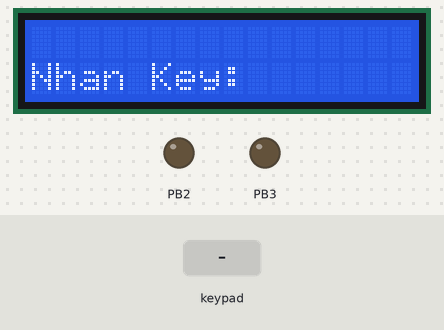
Bench run of a program on a simulated ATmega16, built with avr-gcc and emulated at 16 MHz. On the bench: 16×2 character LCD, output pins drawn as LEDs (lit = HIGH). Wiring (inferred from the names in the program): character LCD (HD44780): RS PB0; E PB1; data PB4, PB5, PB6, PB7. Wiring (inferred from the signals the program sends): 4×4 keypad with keys 1 2 3 A 4 5 6 B 7 8 9 C * 0 # D: rows PC4, PC5, PC6, PC7; columns PC0, PC1, PC2, PC3. The inputs (shaded band) are chosen by the test bench. Pins used as bus, display or sensor lines are not drawn.

Above: at 1.2 s.
1.3 s: keypad keys 1 2 # pressed 0.4 s apart
At 2.9 s:
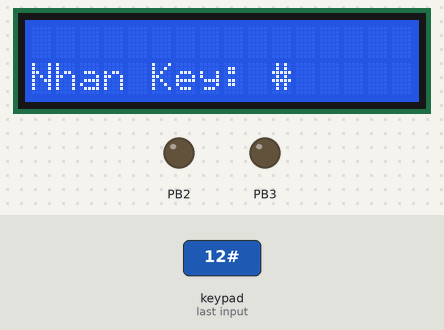
4.0 s: key 'A' pressed
At 5.2 s:
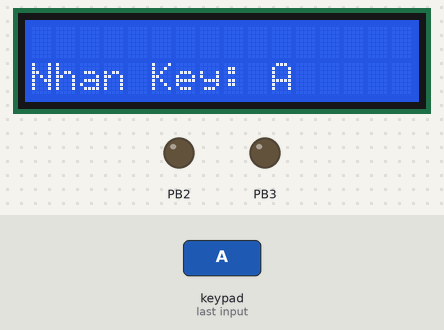
5.5 s: key 'B' pressed
At 6.6 s:
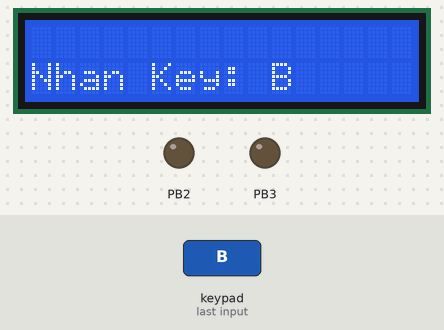
7.0 s: keypad keys 1 2 * pressed 0.4 s apart
At 8.4 s:
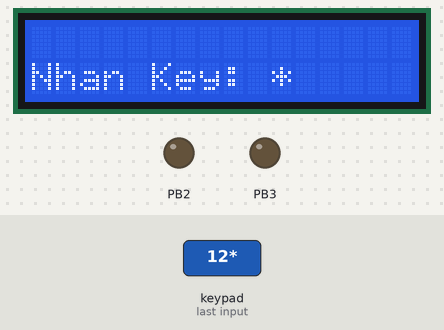
9.7 s: key 'C' pressed
At 10.9 s:
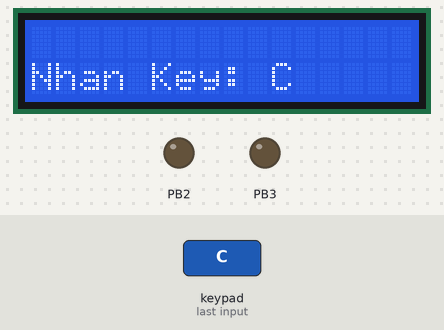
11.2 s: keypad keys 1 2 D pressed 0.4 s apart
At 11.45 s:
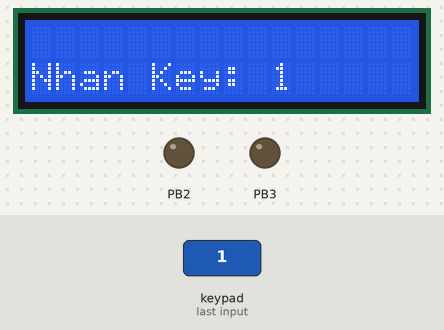
Timing chart, 0 to 14.2 s (numbered marks = the images above; inputs shaded):
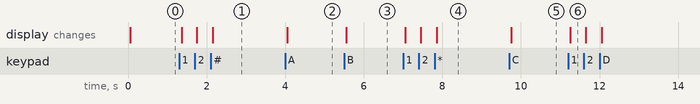

Measured:
- after the input at 1.3 s, the display: first changes after 0.06 s (image 1 shows a later state)
- after the input at 4.0 s, the display: changes after 0.05 s (image 2)
- after the input at 5.5 s, the display: changes after 0.05 s (image 3)
- after the input at 7.0 s, the display: first changes after 0.05 s (image 4 shows a later state)
- after the input at 9.7 s, the display: changes after 0.05 s (image 5)
- after the input at 11.2 s, the display: changes after 0.05 s (image 6)

The program:

main.cpp
```cpp
/*
 * Keypad.cpp
 *
 * Created: 12/13/2023 3:54:04 PM
 * Author : Khanh
 Chuong trinh hien thi nut nhan(KEYPAD 4x4) len man hinh LCD
 */

#define F_CPU 16000000UL
#include <avr/io.h>
#include <util/delay.h>

// Khai bao chan LCD
#define LCD_Dir  DDRB
#define LCD_Port PORTB
#define RS PB0
#define EN PB1

// Khai bao chan KEYPAD
#define KEY_PRT 	PORTC
#define KEY_DDR		DDRC
#define KEY_PIN		PINC

// Khai bao ma Keypad
unsigned char keypad[4][4] = {	{'1','2','3','A'},
								{'4','5','6','B'},
								{'7','8','9','C'},
								{'*','0','#','D'}};
unsigned char col, row;

// Ham Keypad
char keyfind()
{
	while(1)
	{
		KEY_DDR = 0xF0;           	/* set port direction as input-output */
		KEY_PRT = 0xFF;

		do
		{
			KEY_PRT &= 0x0F;      		/* mask PORT for column read only */
			asm("NOP");
			col = (KEY_PIN & 0x0F); 	/* read status of column */
		}while(col != 0x0F);

		do
		{
			do
			{
				_delay_ms(20);             /* 20ms key debounce time */
				col = (KEY_PIN & 0x0F); /* read status of column */
				}while(col == 0x0F);        /* check for any key press */

				_delay_ms (40);	            /* 20 ms key debounce time */
				col = (KEY_PIN & 0x0F);
			}while(col == 0x0F);

			/* now check for rows */
			KEY_PRT = 0xEF;            /* check for pressed key in 1st row */
			asm("NOP");
			col = (KEY_PIN & 0x0F);
			if(col != 0x0F)
			{
				row = 0;
				break;
			}

			KEY_PRT = 0xDF;		/* check for pressed key in 2nd row */
			asm("NOP");
			col = (KEY_PIN & 0x0F);
			if(col != 0x0F)
			{
				row = 1;
				break;
			}

			KEY_PRT = 0xBF;		/* check for pressed key in 3rd row */
			asm("NOP");
			col = (KEY_PIN & 0x0F);
			if(col != 0x0F)
			{
				row = 2;
				break;
			}

			KEY_PRT = 0x7F;		/* check for pressed key in 4th row */
			asm("NOP");
			col = (KEY_PIN & 0x0F);
			if(col != 0x0F)
			{
				row = 3;
				break;
			}
		}

		if(col == 0x0E)
		return(keypad[row][0]);
		else if(col == 0x0D)
		return(keypad[row][1]);
		else if(col == 0x0B)
		return(keypad[row][2]);
		else
		return(keypad[row][3]);
}

void LCD_Command( unsigned char cmnd )
{
	LCD_Port = (LCD_Port & 0x0F) | (cmnd & 0xF0);
	LCD_Port &= ~ (1<<RS);
	LCD_Port |= (1<<EN);
	_delay_us(1);
	LCD_Port &= ~ (1<<EN);

	_delay_us(200);

	LCD_Port = (LCD_Port & 0x0F) | (cmnd << 4);
	LCD_Port |= (1<<EN);
	_delay_us(1);
	LCD_Port &= ~ (1<<EN);
	_delay_ms(2);
}

void LCD_Char( unsigned char data )
{
	LCD_Port = (LCD_Port & 0x0F) | (data & 0xF0);
	LCD_Port |= (1<<RS);
	LCD_Port|= (1<<EN);
	_delay_us(1);
	LCD_Port &= ~ (1<<EN);

	_delay_us(200);

	LCD_Port = (LCD_Port & 0x0F) | (data << 4);
	LCD_Port |= (1<<EN);
	_delay_us(1);
	LCD_Port &= ~ (1<<EN);
	_delay_ms(2);
}

void LCD_Init (void){
	LCD_Dir = 0xFF;
	_delay_ms(20);

	LCD_Command(0x02);
	LCD_Command(0x28);
	LCD_Command(0x0c);
	LCD_Command(0x06);
	LCD_Command(0x01);
	_delay_ms(2);
}

void LCD_String (char *str)
{
	int i;
	for(i=0;str[i]!=0;i++)
	{
		LCD_Char (str[i]);
	}
}

void LCD_String_xy (char row, char pos, char *str)
{
	if (row == 0 && pos<16)
	LCD_Command((pos & 0x0F)|0x80);
	else if (row == 1 && pos<16)
	LCD_Command((pos & 0x0F)|0xC0);
	LCD_String(str);
}

void LCD_Clear()
{
	LCD_Command (0x01);
	_delay_ms(2);
	LCD_Command (0x80);
}

int main()
{
	LCD_Init();
	LCD_String_xy(1,0,"Nhan Key:");
	while(1){
		   LCD_Command(0xCA);
		   LCD_Char(keyfind());
	}
}
```
